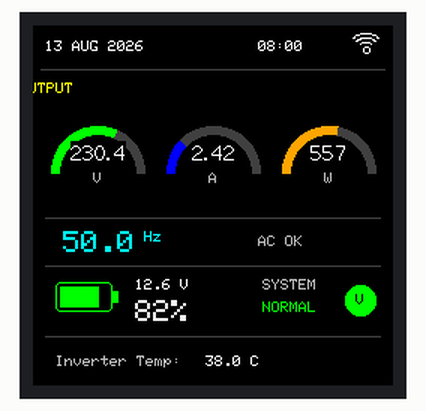
Recording of a program running on a simulated ESP32-S3. Parts: 240×240 colour display. What the program prints to the serial monitor is not drawn.

Above: at 1.3 s.
At 16.4 s:
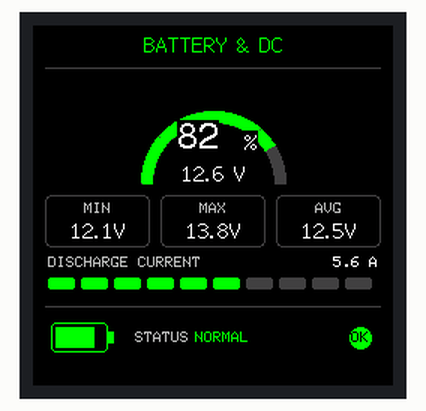

Measured:
- what the display in image 0 shows lasts 15.1 s, from 1.2 s to 16.3 s
- what the display in image 1 shows lasts 15.1 s, from 16.3 s to 31.4 s

The program:

main.cpp
```cpp
#include <Arduino.h>
#include <TFT_eSPI.h>

TFT_eSPI tft = TFT_eSPI();

// =====================================================
// TEST DATA — sensors will replace these later
// =====================================================
float acVoltage     = 230.4;
float acCurrent     = 2.42;
float acPower       = 557.0;
float frequencyHz   = 50.0;

float batteryVolt   = 12.6;
int   batteryPct    = 82;
float batteryMinV   = 12.1;
float batteryMaxV   = 13.8;
float batteryAvgV   = 12.5;
float batteryCurrent = 5.6;

float inverterTemp  = 38.0;

// =====================================================
// PAGE CONTROL
// =====================================================
uint8_t currentPage = 0;
const uint8_t PAGE_COUNT = 2;
const unsigned long PAGE_INTERVAL = 15000UL;
unsigned long lastPageChange = 0;

// =====================================================
// COLORS
// =====================================================
#define COL_BG        TFT_BLACK
#define COL_PANEL     0x1082
#define COL_BORDER    0x4208
#define COL_TEXT      TFT_WHITE
#define COL_DIM       0xBDF7

#define COL_YELLOW    TFT_YELLOW
#define COL_GREEN     TFT_GREEN
#define COL_BLUE      TFT_BLUE
#define COL_ORANGE    0xFD20
#define COL_RED       TFT_RED
#define COL_CYAN      TFT_CYAN

// =====================================================
// Helpers
// =====================================================
void drawCenteredText(const String& text, int x, int y, int font,
  uint16_t color, uint8_t datum) {
  tft.setTextDatum(datum);
  tft.setTextFont(font);
  tft.setTextColor(color);
  tft.drawString(text, x, y);
}

// =====================================================
// Gauge
// =====================================================

// =====================================================
// CONFIRMED UPPER-ARC PRIMITIVE
// Tested on the actual ST7789 240x240 display.
// 180 deg = left, 90 deg = top, 0 deg = right.
// =====================================================
void drawConfirmedUpperArc(int cx, int cy, int radius, int thickness,
                           float percent, uint16_t activeColor,
                           uint16_t trackColor) {
  percent = constrain(percent, 0.0f, 100.0f);

  auto drawPart = [&](float startDeg, float endDeg, uint16_t color) {
    if (endDeg < startDeg) return;
    for (float deg = startDeg; deg <= endDeg; deg += 0.75f) {
      float rad = deg * DEG_TO_RAD;
      for (int t = 0; t < thickness; t++) {
        float r = radius - t;
        int x = cx + (int)roundf(cosf(rad) * r);
        int y = cy - (int)roundf(sinf(rad) * r);
        tft.drawPixel(x, y, color);
      }
    }
  };

  // Full grey upper semicircle.
  drawPart(0.0f, 180.0f, trackColor);

  // Active value grows from LEFT -> TOP -> RIGHT.
  float endAngle = 180.0f - (percent / 100.0f) * 180.0f;
  drawPart(endAngle, 180.0f, activeColor);
}

void drawGauge(
  int cx,
  int cy,
  int radius,
  float value,
  float minValue,
  float maxValue,
  uint16_t gaugeColor,
  String unit,
  unsigned int decimals
) {
  float pct = 0.0f;
  if (maxValue > minValue) {
    pct = ((value - minValue) / (maxValue - minValue)) * 100.0f;
  }
  pct = constrain(pct, 0.0f, 100.0f);

  // Page-1 gauges: same geometry proven by the standalone LCD test,
  // only scaled down to fit three gauges across 240 px.
  int thickness = (radius >= 30) ? 6 : 5;
  drawConfirmedUpperArc(cx, cy + 8, radius, thickness,
                        pct, gaugeColor, COL_BORDER);

  tft.setTextDatum(MC_DATUM);
  tft.setTextColor(TFT_WHITE, COL_BG);
  tft.setTextSize(1);
  tft.drawString(String(value, decimals), cx, cy - 5, 2);

  tft.setTextColor(COL_DIM, COL_BG);
  tft.drawString(unit, cx, cy + 12, 1);

  tft.setTextDatum(TL_DATUM);
}

// =====================================================
// Battery icon
// =====================================================
void drawBattery(int x, int y, int percentage) {

  const int w = 38;
  const int h = 20;

  tft.drawRoundRect(x, y, w, h, 3, COL_GREEN);
  tft.fillRect(x + w, y + 6, 4, 8, COL_GREEN);

  int fillWidth = map(
    constrain(percentage, 0, 100),
    0,
    100,
    0,
    w - 6
  );

  tft.fillRect(
    x + 3,
    y + 3,
    fillWidth,
    h - 6,
    COL_GREEN
  );
}

// =====================================================
// Wi-Fi symbol (UI only for now)
// =====================================================
void drawWifi(int x, int y) {

  tft.drawCircle(x, y + 9, 2, TFT_WHITE);

  for (int r = 5; r <= 11; r += 3) {
    for (int a = 220; a <= 320; a += 5) {

      float rad = a * DEG_TO_RAD;

      int px = x + cos(rad) * r;
      int py = y + 9 + sin(rad) * r;

      tft.drawPixel(px, py, TFT_WHITE);
    }
  }
}

// =====================================================
// PAGE 1
// =====================================================
void drawMainPage() {

  tft.fillScreen(COL_BG);

  // ---------------------------------------------------
  // Top bar
  // ---------------------------------------------------
  tft.drawFastHLine(5, 29, 230, COL_BORDER);

  tft.setTextColor(COL_TEXT, COL_BG);
  tft.setTextSize(1);

  // Temporary date/time
  tft.setCursor(8, 10);
  tft.print("13 AUG 2026");

  tft.setCursor(150, 10);
  tft.print("08:00");

  drawWifi(222, 7);

  // ---------------------------------------------------
  // AC OUTPUT title
  // ---------------------------------------------------
  drawCenteredText(
    "AC OUTPUT",
    0,
    38,
    240,
    COL_YELLOW,
    1
  );

  // ---------------------------------------------------
  // Three gauges
  // ---------------------------------------------------
  drawGauge(
    43, 90,
    31,
    acVoltage,
    180,
    260,
    COL_GREEN,
    "V",
    1
  );

  drawGauge(
    120, 90,
    31,
    acCurrent,
    0,
    10,
    COL_BLUE,
    "A",
    2
  );

  drawGauge(
    197, 90,
    31,
    acPower,
    0,
    1000,
    COL_ORANGE,
    "W",
    0
  );

  // ---------------------------------------------------
  // Frequency
  // ---------------------------------------------------
  tft.drawFastHLine(8, 128, 224, COL_BORDER);

  tft.setTextColor(COL_CYAN, COL_BG);
  tft.setTextSize(2);

  tft.setCursor(20, 137);
  tft.print(frequencyHz, 1);

  tft.setTextSize(1);
  tft.print(" Hz");

  // status
  tft.setTextColor(COL_DIM, COL_BG);
  tft.setCursor(150, 140);
  tft.print("AC OK");

  // ---------------------------------------------------
  // Battery section
  // ---------------------------------------------------
  tft.drawFastHLine(8, 160, 224, COL_BORDER);

  drawBattery(15, 171, batteryPct);

  tft.setTextColor(COL_TEXT, COL_BG);
  tft.setTextSize(1);

  tft.setCursor(68, 169);
  tft.print(batteryVolt, 1);
  tft.print(" V");

  tft.setTextSize(2);
  tft.setCursor(68, 183);
  tft.print(batteryPct);
  tft.print("%");

  // ---------------------------------------------------
  // System status
  // ---------------------------------------------------
  tft.setTextSize(1);
  tft.setTextColor(COL_DIM, COL_BG);

  tft.setCursor(153, 169);
  tft.print("SYSTEM");

  tft.setTextColor(COL_GREEN, COL_BG);
  tft.setTextSize(1);

  tft.setCursor(153, 184);
  tft.print("NORMAL");

  tft.fillCircle(218, 183, 10, COL_GREEN);

  tft.setTextColor(TFT_BLACK, COL_GREEN);
  tft.setTextSize(1);
  tft.setCursor(215, 179);
  tft.print("V");

  // ---------------------------------------------------
  // Temperature footer
  // ---------------------------------------------------
  tft.drawFastHLine(8, 207, 224, COL_BORDER);

  tft.setTextColor(COL_DIM, COL_BG);
  tft.setTextSize(1);

  tft.setCursor(15, 220);
  tft.print("Inverter Temp:");

  tft.setTextColor(COL_TEXT, COL_BG);

  tft.setCursor(115, 220);
  tft.print(inverterTemp, 1);
  tft.print(" C");
}


// =====================================================
// PAGE 2 - BATTERY & DC
// =====================================================
void drawBatteryPage() {
  tft.fillScreen(COL_BG);

  // Header
  tft.setTextDatum(MC_DATUM);
  tft.setTextFont(2);
  tft.setTextColor(COL_GREEN, COL_BG);
  tft.drawString("BATTERY & DC", 120, 13);
  tft.drawFastHLine(8, 28, 224, COL_BORDER);

  // Confirmed upper semicircle geometry from the standalone hardware test.
  // Smaller than the test version so the complete Page-2 UI fits 240x240.
  const int gaugeCX = 120;
  const int gaugeCY = 105;
  const int gaugeRadius = 48;
  const int gaugeThickness = 8;

  drawConfirmedUpperArc(gaugeCX, gaugeCY,
                        gaugeRadius, gaugeThickness,
                        batteryPct, COL_GREEN, COL_BORDER);

  // Values inside the arch
  tft.setTextDatum(MC_DATUM);
  tft.setTextColor(COL_TEXT, COL_BG);
  tft.setTextFont(4);
  tft.drawString(String(batteryPct), 110, 76);

  tft.setTextFont(2);
  tft.drawString("%", 145, 78);
  tft.drawString(String(batteryVolt, 1) + " V", 120, 99);

  // MIN / MAX / AVG
  const int cardY = 113;
  const int cardW = 70;
  const int cardH = 35;
  const int cardX[3] = {8, 85, 162};
  const char* labels[3] = {"MIN", "MAX", "AVG"};
  float vals[3] = {batteryMinV, batteryMaxV, batteryAvgV};

  for (int i = 0; i < 3; i++) {
    tft.drawRoundRect(cardX[i], cardY, cardW, cardH, 4, COL_BORDER);

    tft.setTextDatum(MC_DATUM);
    tft.setTextFont(1);
    tft.setTextColor(COL_DIM, COL_BG);
    tft.drawString(labels[i], cardX[i] + cardW / 2, cardY + 9);

    tft.setTextFont(2);
    tft.setTextColor(COL_TEXT, COL_BG);
    tft.drawString(String(vals[i], 1) + "V",
                   cardX[i] + cardW / 2, cardY + 24);
  }

  // Discharge current
  tft.setTextDatum(TL_DATUM);
  tft.setTextFont(1);
  tft.setTextColor(COL_DIM, COL_BG);
  tft.drawString("DISCHARGE CURRENT", 10, 154);

  tft.setTextDatum(TR_DATUM);
  tft.setTextColor(COL_TEXT, COL_BG);
  tft.drawString(String(batteryCurrent, 1) + " A", 230, 154);

  const int barX = 10;
  const int barY = 168;
  const int segW = 18;
  const int segH = 8;
  const int gap = 4;
  const int barSegments = 10;

  int active = constrain(
      (int)round((batteryCurrent / 10.0f) * barSegments),
      0, barSegments);

  for (int i = 0; i < barSegments; i++) {
    uint16_t c = (i < active) ? COL_GREEN : COL_BORDER;
    tft.fillRoundRect(barX + i * (segW + gap), barY,
                      segW, segH, 2, c);
  }

  // Footer
  tft.drawFastHLine(8, 187, 224, COL_BORDER);
  drawBattery(12, 198, batteryPct);

  tft.setTextDatum(TL_DATUM);
  tft.setTextFont(1);
  tft.setTextColor(COL_DIM, COL_BG);
  tft.drawString("STATUS", 68, 204);

  tft.setTextColor(COL_GREEN, COL_BG);
  tft.drawString("NORMAL", 108, 204);

  tft.fillCircle(218, 208, 7, COL_GREEN);
  tft.setTextDatum(MC_DATUM);
  tft.setTextColor(TFT_BLACK, COL_GREEN);
  tft.drawString("OK", 218, 208, 1);

  tft.setTextDatum(TL_DATUM);
}

// =====================================================
// PAGE RENDERER
// =====================================================
void drawCurrentPage() {
  if (currentPage == 0) {
    drawMainPage();
  } else {
    drawBatteryPage();
  }
}

// =====================================================
// SETUP
// =====================================================
void setup() {

  Serial.begin(115200);
  delay(1000);

  Serial.println();
  Serial.println("============================");
  Serial.println(" ESP32-S3 INVERTER MONITOR");
  Serial.println("============================");

#ifdef TFT_BL
  pinMode(TFT_BL, OUTPUT);
  digitalWrite(TFT_BL, TFT_BACKLIGHT_ON);
#endif

  Serial.println("Starting TFT_eSPI...");

  tft.init();

  Serial.println("TFT INIT OK");

  tft.setRotation(0);

  // ST7789 color correction
  tft.setSwapBytes(true);

  currentPage = 0;
  drawCurrentPage();
  lastPageChange = millis();

  Serial.println("Page 1 displayed");
}

// =====================================================
// LOOP
// =====================================================
void loop() {

  unsigned long now = millis();

  if (now - lastPageChange >= PAGE_INTERVAL) {
    lastPageChange = now;
    currentPage = (currentPage + 1) % PAGE_COUNT;
    drawCurrentPage();

    Serial.print("Page displayed: ");
    Serial.println(currentPage + 1);
  }

  delay(20);
}
```
